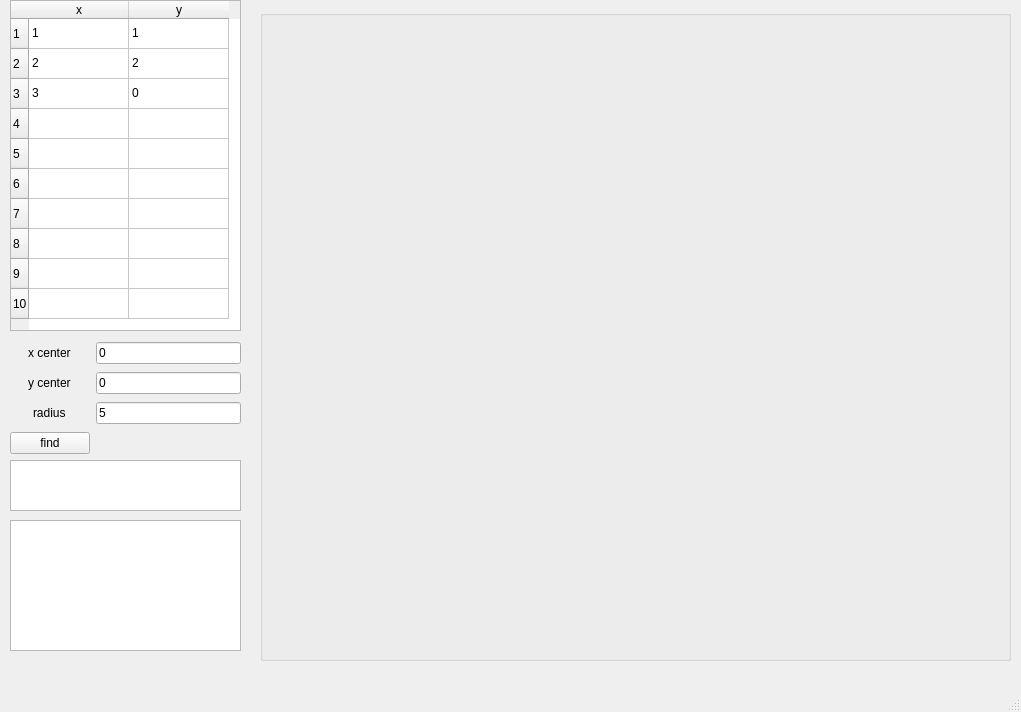
<?xml version="1.0" encoding="UTF-8"?>
<ui version="4.0">
 <class>graph</class>
 <widget class="QMainWindow" name="graph">
  <property name="geometry">
   <rect>
    <x>0</x>
    <y>0</y>
    <width>1021</width>
    <height>712</height>
   </rect>
  </property>
  <property name="windowTitle">
   <string>graph</string>
  </property>
  <widget class="QWidget" name="centralwidget">
   <widget class="QTableWidget" name="tableWidget">
    <property name="geometry">
     <rect>
      <x>10</x>
      <y>0</y>
      <width>231</width>
      <height>331</height>
     </rect>
    </property>
    <property name="styleSheet">
     <string notr="true"/>
    </property>
    <row>
     <property name="text">
      <string>1</string>
     </property>
    </row>
    <row>
     <property name="text">
      <string>2</string>
     </property>
    </row>
    <row>
     <property name="text">
      <string>3</string>
     </property>
    </row>
    <row>
     <property name="text">
      <string>4</string>
     </property>
    </row>
    <row>
     <property name="text">
      <string>5</string>
     </property>
    </row>
    <row>
     <property name="text">
      <string>6</string>
     </property>
    </row>
    <row>
     <property name="text">
      <string>7</string>
     </property>
    </row>
    <row>
     <property name="text">
      <string>8</string>
     </property>
    </row>
    <row>
     <property name="text">
      <string>9</string>
     </property>
    </row>
    <row>
     <property name="text">
      <string>10</string>
     </property>
    </row>
    <column>
     <property name="text">
      <string>x</string>
     </property>
    </column>
    <column>
     <property name="text">
      <string>y</string>
     </property>
    </column>
    <item row="0" column="0">
     <property name="text">
      <string>1</string>
     </property>
    </item>
    <item row="0" column="1">
     <property name="text">
      <string>1</string>
     </property>
    </item>
    <item row="1" column="0">
     <property name="text">
      <string>2</string>
     </property>
    </item>
    <item row="1" column="1">
     <property name="text">
      <string>2</string>
     </property>
    </item>
    <item row="2" column="0">
     <property name="text">
      <string>3</string>
     </property>
    </item>
    <item row="2" column="1">
     <property name="text">
      <string>0</string>
     </property>
    </item>
    <item row="3" column="0">
     <property name="text">
      <string/>
     </property>
    </item>
    <item row="3" column="1">
     <property name="text">
      <string/>
     </property>
    </item>
    <item row="4" column="0">
     <property name="text">
      <string/>
     </property>
    </item>
    <item row="4" column="1">
     <property name="text">
      <string/>
     </property>
    </item>
    <item row="5" column="0">
     <property name="text">
      <string/>
     </property>
    </item>
    <item row="5" column="1">
     <property name="text">
      <string/>
     </property>
    </item>
    <item row="6" column="0">
     <property name="text">
      <string/>
     </property>
    </item>
    <item row="6" column="1">
     <property name="text">
      <string/>
     </property>
    </item>
   </widget>
   <widget class="QWidget" name="gridLayoutWidget">
    <property name="geometry">
     <rect>
      <x>10</x>
      <y>340</y>
      <width>231</width>
      <height>116</height>
     </rect>
    </property>
    <layout class="QGridLayout" name="gridLayout">
     <item row="0" column="0" alignment="Qt::AlignHCenter">
      <widget class="QLabel" name="x_label">
       <property name="text">
        <string>x center</string>
       </property>
      </widget>
     </item>
     <item row="2" column="1">
      <widget class="QLineEdit" name="r_text">
       <property name="text">
        <string>5</string>
       </property>
      </widget>
     </item>
     <item row="4" column="0">
      <widget class="QPushButton" name="pushButton">
       <property name="text">
        <string>find</string>
       </property>
      </widget>
     </item>
     <item row="2" column="0" alignment="Qt::AlignHCenter">
      <widget class="QLabel" name="y_label">
       <property name="text">
        <string>radius</string>
       </property>
      </widget>
     </item>
     <item row="0" column="1">
      <widget class="QLineEdit" name="x_text">
       <property name="text">
        <string>0</string>
       </property>
      </widget>
     </item>
     <item row="1" column="0" alignment="Qt::AlignHCenter">
      <widget class="QLabel" name="r_label">
       <property name="text">
        <string>y center</string>
       </property>
      </widget>
     </item>
     <item row="1" column="1">
      <widget class="QLineEdit" name="y_text">
       <property name="text">
        <string>0</string>
       </property>
      </widget>
     </item>
    </layout>
   </widget>
   <widget class="QGroupBox" name="groupBox">
    <property name="geometry">
     <rect>
      <x>260</x>
      <y>10</y>
      <width>751</width>
      <height>651</height>
     </rect>
    </property>
    <property name="title">
     <string/>
    </property>
   </widget>
   <widget class="QTextEdit" name="textEdit">
    <property name="geometry">
     <rect>
      <x>10</x>
      <y>460</y>
      <width>231</width>
      <height>51</height>
     </rect>
    </property>
    <property name="readOnly">
     <bool>true</bool>
    </property>
   </widget>
   <widget class="QTextEdit" name="result">
    <property name="geometry">
     <rect>
      <x>10</x>
      <y>520</y>
      <width>231</width>
      <height>131</height>
     </rect>
    </property>
    <property name="readOnly">
     <bool>true</bool>
    </property>
   </widget>
  </widget>
  <widget class="QMenuBar" name="menubar">
   <property name="geometry">
    <rect>
     <x>0</x>
     <y>0</y>
     <width>1021</width>
     <height>21</height>
    </rect>
   </property>
  </widget>
  <widget class="QStatusBar" name="statusbar"/>
 </widget>
 <resources/>
 <connections/>
</ui>
